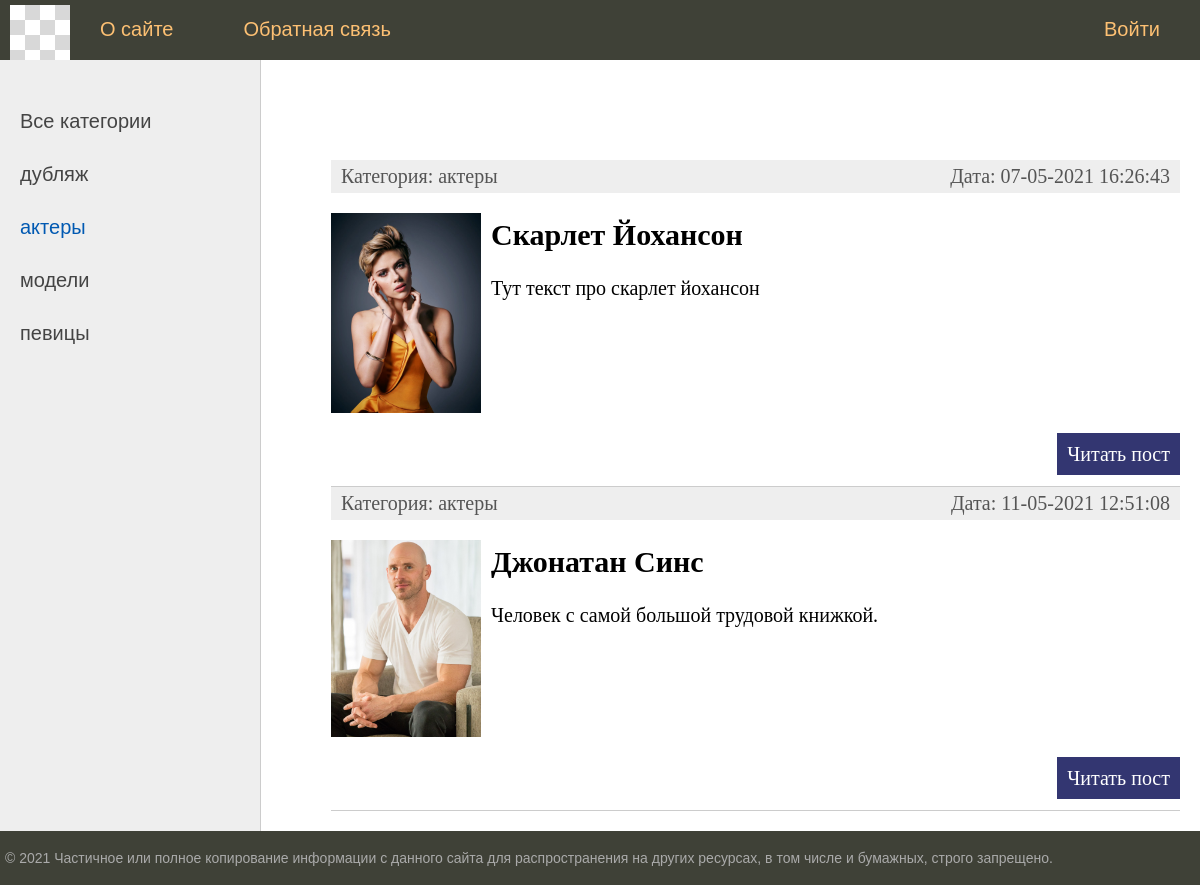
Screenshot of /category/aktery with the database file from the repository.
### substation/models.py (models this page shows, shortened)
class Category(models.Model):
    name = models.CharField(max_length=255, db_index=True, verbose_name="Категория")
    slug = models.SlugField(max_length=255, unique=True, db_index=True, verbose_name="URL")
    def __str__(self):
        return self.name
    def get_absolute_url(self):
        return reverse('category', kwargs={'cat_slug': self.slug})
    class Meta:
        verbose_name = 'Категория'
        verbose_name_plural = 'Категории'
        ordering = ['id', 'name']

class Testing(models.Model):
    title = models.CharField(max_length=255, verbose_name='Заголовок')
    slug = models.SlugField(max_length=255, unique=True, db_index=True, verbose_name="URL")
    content = models.TextField(blank=True)
    photo = models.ImageField(upload_to="photos/%y/%m/%d/", verbose_name='Фотография')
    time_create = models.DateTimeField(auto_now_add=True, verbose_name='Время создания')
    time_update = models.DateTimeField(auto_now=True, verbose_name='Время обновления')
    is_published = models.BooleanField(default=True, verbose_name='Опубликовано')
    cat = models.ForeignKey('Category', on_delete=models.PROTECT, null=True, verbose_name='Категория')
    def get_absolute_url(self):
        return reverse('post', kwargs={'post_slug': self.slug})
    class Meta:
        verbose_name = 'Известные женщины'
        verbose_name_plural = 'Известные женщины'
        ordering = ['time_create', 'title']

### substation/views.py (the view)
# urls.py: path('category/<slug:cat_slug>', TestingCategory.as_view(), name="category")
class TestingCategory(DataMixin, ListView):
    model = Testing
    template_name = 'substation/index.html'
    context_object_name = 'posts'
    allow_empty = False
    def get_context_data(self, *, object_list=None, **kwargs):
        context = super().get_context_data(**kwargs)
        c_def = self.get_user_context(title='Категория - ' + str(context['posts'][0].cat), cat_selected=context['posts'][0].cat_id)
        context = dict(list(context.items()) + list(c_def.items()))
        return context
    def get_queryset(self):
        return Testing.objects.filter(cat__slug=self.kwargs['cat_slug'], is_published=True)

### substation/utils.py (called while the page is built)
    def get_user_context(self, **kwargs):
        context = kwargs
        cats = Category.objects.all()
        user_menu = menu.copy()
        if not self.request.user.is_authenticated:
            user_menu.pop(1)
        context['menu'] = user_menu
        context['cats'] = cats
        if 'cat_selected' not in context:
            context['cat_selected'] = 0
        return context

### templates/substation/index.html (shortened to what this page needs)
{% extends 'substation/base.html' %}
{% block content %}
<ul class="list-articles">
	{% for p in posts %}
        <li>
            <div class="article-panel">
                <p class="first">Категория: {{ p.cat }}</p>
                <p class="last">Дата: {{ p.time_update|date:"d-m-Y H:i:s" }}</p>
            </div>
        {% if p.photo %}
            <p><img class="img-article-left thumb" src="{{ p.photo.url }}"></p>
        {% endif %}
        <h2>{{p.title}}</h2>
	{% autoescape on %}
	{{p.content|linebreaks|truncatewords:50}}
	{% endautoescape %}
			<p class="link-read-post"><a href="{{ p.get_absolute_url }}">Читать пост</a></p>
        </li>
	{% endfor %}
</ul>
{% endblock %}

### templates/substation/base.html (shortened to what this page needs)
{% load static %}
{% load testing_tags %}
<!DOCTYPE html>
<html>
<head>
	<link type="text/css" href="{% static 'substation/css/styles.css' %}" rel="stylesheet" />
</head>
<body>
<table class="table-page" border=0 cellpadding="0" cellspacing="0">
<tr><td valign=top>
<div class="header">
    <ul id="mainmenu" class="mainmenu">
    <li class="logo"><a href="{% url 'home' %}"><div class="logo"></div></a></li>
        {% block mainmenu %}
        {% for m in menu %}
            {% if not forloop.last %}
                    <li><a href="{% url m.url_name %}">{{m.title}}</a></li>
            {% else %}
                    <li class="last"><a href="{% url m.url_name %}">{{m.title}}</a></li>
            {% endif %}
        {% endfor %}
        {% endblock mainmenu %}
    </ul>
</div>
<table class="table-content" border=0 cellpadding="0" cellspacing="0">
<tr>
	<td valign="top" class="left-chapters">
	<ul id="leftchapters">
        {% if cat_selected == 0 %}
            <li class="selected">Все категории</li>
        {% else%}
            <li class="selected"><a href="{% url 'home' %}">Все категории</a></li>
        {% endif %}
        {% for c in cats %}
            {% if c.pk == cat_selected %}
                <li class="selected">{{ c.name }}</li>
            {% else %}
                <li><a href="{{ c.get_absolute_url }}">{{ c.name }}</a></li>
            {% endif %}
        {% endfor %}
	</ul>
</td>
<td valign="top" class="content">
	<div class="content-text">
{% block content %}
{% endblock %}
	</div>
</td></tr></table>
</td></tr>
<tr><td valign=top>
	<div id="footer">
		<p>&copy; 2021 Частичное или полное копирование информации с данного сайта для распространения на других ресурсах, в том числе и бумажных, строго запрещено.</p>
	</div>
</td></tr></table>
</body>
</html>

### substation/static/substation/css/styles.css (style rules this page uses)
html, body { font-family: 'Arial'; margin: 0; padding: 0; height: 100%; width: 100%; color: #444; }
a { color: #0059b2; text-decoration: none; }
img { max-width: 600px; height: auto; }
img.img-article-left { max-width: 300px; height: auto; float: left; padding: 0 10px 10px 0; }
img.img-article-left.thumb { max-width: 150px; height: auto; }
p.link-read-post { text-align: right; }
p.link-read-post a { padding: 10px; min-width: 100px; background: #333671; color: #fff; text-decoration: none; }
div.article-panel { background: #eee; padding: 5px 10px 5px 10px; box-sizing: border-box; overflow: hidden; color: #555; }
div.article-panel p.first { margin: 0; float: left; }
div.article-panel p.last { margin: 0; float: right; }
ul.list-articles { list-style: none; margin: 0; padding: 0; }
ul.list-articles li { border-bottom: 1px solid #ccc; }
.table-page { width: 100%; height: 100%; vertical-align: top; }
.table-page tr { height: 100%; }
.header { background: #3F4137; height: 60px; }
.logo { background: url('../images/logo.png') no-repeat 10px 5px; width: 70px; height: 60px; }
ul.mainmenu { list-style: none; margin: 0; padding: 0; height: 60px; color: #fdc073; font-size: 20px; overflow: hidden; }
ul.mainmenu li { float: left; margin: 18px 40px 0 30px; }
ul.mainmenu li.logo { margin: 0; }
ul.mainmenu li.last { float: right; }
ul.mainmenu li a { color: #fdc073; text-decoration: none; }
.table-content { width: 100%; min-height: 100%; height: 100%; }
.left-chapters { margin: 0; background: #eee; border-right: 1px solid #ccc; min-height: 100%; }
.left-chapters ul { width: 230px; min-height: 100%; margin: 0; padding: 20px 10px 10px 20px; list-style: none; font-size: 20px; }
.left-chapters ul li { margin: 30px 0 0 0; color: #999; }
.left-chapters ul li.selected { color: #0059b2; }
.left-chapters ul li a { color: #444; text-decoration: none; }
.content { padding: 40px 20px 20px 40px; width: 100%; box-sizing: border-box; }
.content-text { margin: 60px 0 0 30px; color: #000; font-size: 20px; font-family: Yandex Sans Display Light; }
#footer { box-sizing: border-box; background: #3F4137; padding: 5px; color: #aaa; font-size: 14px; font-family: Verdana, Geneva, Arial, Helvetica; text-align: left; overflow: hidden; }

### rows the page displays
Category: name "дубляж"
Category: name "актеры"
Category: name "модели"
Category: name "певицы"
Testing: cat "актеры", time_update "07-05-2021 16:26:43", photo (picture), title "Скарлет Йохансон", content "Тут текст про скарлет йохансон"
Testing: cat "актеры", time_update "11-05-2021 12:51:08", photo (picture), title "Джонатан Синс", content "Человек с самой большой трудовой книжкой."

### other values shown
{{ m.title }} "О сайте" "Обратная связь"
{{ m.title }} "Войти"
